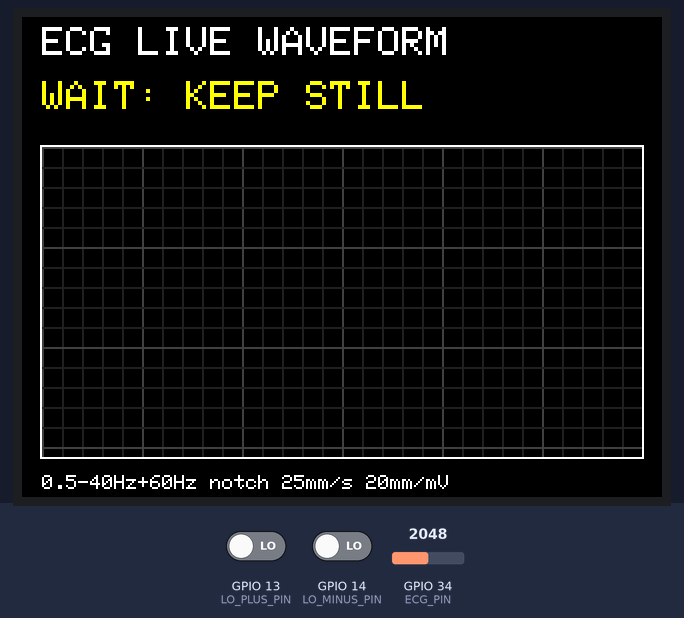
The sketch below on a simulated ESP32. Parts: 320×240 colour display. Inputs (shaded band) come from the test bench; at power-on: GPIO 13 (LO_PLUS_PIN) LOW, GPIO 14 (LO_MINUS_PIN) LOW, GPIO 34 (ECG_PIN) = 2048 (analog values on the 0–4095 scale). What the sketch prints to the serial monitor is not drawn.

Above: at 1.4 s.
1.5 s: GPIO 13 (LO_PLUS_PIN) driven HIGH
At 2.7 s:
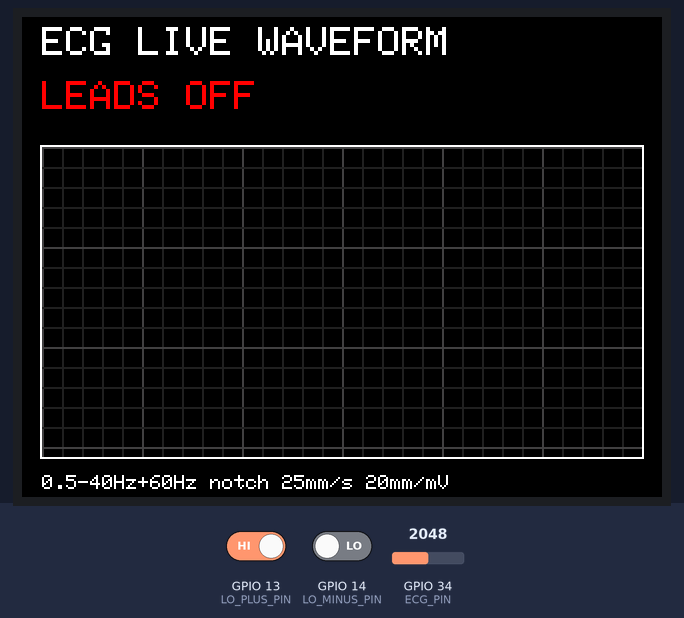
Timing chart, 0 to 4.5 s (numbered marks = the images above; inputs shaded):
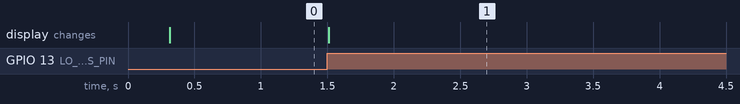

Measured:
- after the input at 1.5 s, the display: changes at once (image 1)

The sketch:

ECGSerial_v2.ino
```cpp
#include <SPI.h>
#include <Adafruit_GFX.h>
#include <Adafruit_ILI9341.h>
#include <atomic>
#include <math.h>

// 注意：結構要放在最前面。Arduino IDE 會自動在第一個函式前插入函式宣告，
// 若結構定義在那之後，就會出現「'OutSample' does not name a type」。
// 取樣端 → 輸出端傳遞的一筆 250 Hz 資料。
struct OutSample {
  uint32_t ms;
  uint16_t adc;
  uint8_t status;
};

// =====================================================================
// ESP32 + AD8232 心電：1 kHz 取樣 → 平均降頻 250 Hz → USB 輸出 + TFT 顯示
//
// 與上一版的差別：
//  1. 取樣改由獨立 FreeRTOS 工作（core 0）每 1 ms 執行，TFT 繪圖不會再拖慢或
//     打亂取樣時間。每 1 ms 連讀 ADC 4 次平均，再把 4 個 1 ms 結果平均成一筆
//     250 Hz 輸出（共 16 次讀值）。4 點平均在 250、500 Hz 有零點，能壓低
//     會「混疊」回 0–40 Hz 的高頻雜訊，也降低 ESP32 ADC 自身雜訊。
//  2. 只要 4 ms 內任何一次讀值碰到 0 或 4095，輸出就保留 0/4095，
//     網頁仍能標示「可能飽和」，不會被平均藏起來。
//  3. USB 格式完全不變：timestamp_ms,raw_adc,status，間隔固定 4 ms。
//  4. TFT 改畫「監護濾波」波形：0.5 Hz 高通 + 60 Hz notch + 40 Hz 低通，
//     換算成 mV，固定比例 25 mm/s、20 mm/mV（心電圖機的 ×2 增益檔）。
// =====================================================================

// ===== 螢幕接腳：沿用原本成功的接線 =====
constexpr int TFT_CS   = 27;
constexpr int TFT_DC   = 25;
constexpr int TFT_RST  = 26;
constexpr int TFT_SCK  = 18;
constexpr int TFT_MOSI = 23;

// ===== AD8232 接腳 =====
constexpr int ECG_PIN      = 34;
constexpr int LO_PLUS_PIN  = 13;
constexpr int LO_MINUS_PIN = 14;

Adafruit_ILI9341 tft(TFT_CS, TFT_DC, TFT_RST);

// ===== 取樣設定 =====
constexpr int ADC_BURST = 4;      // 每 1 ms 連讀次數
constexpr int DECIMATE  = 4;      // 每 4 個 1 ms 合成一筆 → 250 Hz
constexpr double OUTPUT_FS = 250.0;

// ===== 類比換算（請依你的模組修改）=====
// SparkFun 型 AD8232 模組總增益約 1100 倍（1 mV 心電 → 約 1.1 V）。
// 若在 AD8232 OUTPUT 與 GPIO34 之間加 1:2 分壓（例如 10k/10k），
// 把 DIVIDER_RATIO 改成 0.5；網頁的「增益」欄位也要填 550。
constexpr double AD8232_GAIN       = 1100.0;
constexpr double DIVIDER_RATIO     = 1.0;
constexpr double ADC_FULL_SCALE_MV = 3300.0;  // 近似值；ESP32 ADC 本身非線性
constexpr double COUNTS_PER_MV =
  AD8232_GAIN * DIVIDER_RATIO * 4095.0 / ADC_FULL_SCALE_MV;

// ===== 波形顯示區 =====
constexpr int GRAPH_LEFT   = 10;
constexpr int GRAPH_RIGHT  = 309;
constexpr int GRAPH_TOP    = 65;
constexpr int GRAPH_BOTTOM = 219;

// 每 5 筆（20 ms）畫一欄 → 50 欄/秒。把 2 px 當 1 mm：50 px/s = 25 mm/s。
// 20 mm/mV = 40 px/mV。0 mV 基線放在偏下方，可顯示約 −1.3 ~ +2.5 mV。
constexpr int SAMPLES_PER_COLUMN = 5;
constexpr double TFT_PX_PER_MV = 40.0;
constexpr int BASELINE_Y = GRAPH_BOTTOM - 54;
constexpr int GRID_STEP = 10;     // 10 px = 5 mm 大格（0.2 s / 0.25 mV）

constexpr uint16_t GRID_COLOR  = 0x2104;
constexpr uint16_t GRID_MAJOR  = 0x4208;

// 狀態代碼
constexpr int STATUS_OFF  = 0;
constexpr int STATUS_WAIT = 1;
constexpr int STATUS_RUN  = 2;

// ---------------------------------------------------------------------
// 二階 IIR（Direct Form I，double 精度）。係數與網頁 ecg-core.js、
// scipy.signal.butter(2, …) / iirnotch 相同。
// ---------------------------------------------------------------------
struct Biquad {
  double b0 = 1, b1 = 0, b2 = 0, a1 = 0, a2 = 0;
  double x1 = 0, x2 = 0, y1 = 0, y2 = 0;

  double process(double x) {
    double y = b0 * x + b1 * x1 + b2 * x2 - a1 * y1 - a2 * y2;
    x2 = x1; x1 = x;
    y2 = y1; y1 = y;
    return y;
  }

  // 以「輸入一直是 x」的穩態初始化，避免開頭出現假的大跳動。
  double prime(double x) {
    double dcGain = (b0 + b1 + b2) / (1.0 + a1 + a2);
    double y = x * dcGain;
    x1 = x2 = x;
    y1 = y2 = y;
    return y;
  }
};

Biquad makeLowpass(double fc, double fs) {
  const double w = 2.0 * M_PI * fc / fs, c = cos(w);
  const double alpha = sin(w) / (2.0 * M_SQRT1_2), a0 = 1.0 + alpha;
  Biquad f;
  f.b0 = (1.0 - c) / 2.0 / a0;
  f.b1 = (1.0 - c) / a0;
  f.b2 = f.b0;
  f.a1 = -2.0 * c / a0;
  f.a2 = (1.0 - alpha) / a0;
  return f;
}

Biquad makeHighpass(double fc, double fs) {
  const double w = 2.0 * M_PI * fc / fs, c = cos(w);
  const double alpha = sin(w) / (2.0 * M_SQRT1_2), a0 = 1.0 + alpha;
  Biquad f;
  f.b0 = (1.0 + c) / 2.0 / a0;
  f.b1 = -(1.0 + c) / a0;
  f.b2 = f.b0;
  f.a1 = -2.0 * c / a0;
  f.a2 = (1.0 - alpha) / a0;
  return f;
}

Biquad makeNotch(double f0, double q, double fs) {
  const double w = 2.0 * M_PI * f0 / fs, alpha = tan(w / (2.0 * q));
  Biquad f;
  f.b0 = 1.0 / (1.0 + alpha);
  f.b1 = -2.0 * cos(w) / (1.0 + alpha);
  f.b2 = f.b0;
  f.a1 = f.b1;
  f.a2 = (1.0 - alpha) / (1.0 + alpha);
  return f;
}

// 監護頻寬：0.5 Hz 高通（去基線漂移）→ 60 Hz notch → 40 Hz 低通（去肌電/殘餘雜訊）
struct MonitorFilter {
  Biquad hp = makeHighpass(0.5, OUTPUT_FS);
  Biquad notch = makeNotch(60.0, 30.0, OUTPUT_FS);
  Biquad lp = makeLowpass(40.0, OUTPUT_FS);
  bool primed = false;

  void reset() { primed = false; }

  double process(double x) {
    if (!primed) {
      lp.prime(notch.prime(hp.prime(x)));
      primed = true;
    }
    return lp.process(notch.process(hp.process(x)));
  }
};

MonitorFilter monitorFilter;

// ---------------------------------------------------------------------
// 取樣端（core 0）→ 輸出端（core 1）之間的單生產者/單消費者環形緩衝
// ---------------------------------------------------------------------
constexpr uint32_t RING_SIZE = 512;  // 2 的次方；約 2 秒緩衝
OutSample ring[RING_SIZE];
std::atomic<uint32_t> ringHead{0};
std::atomic<uint32_t> ringTail{0};
volatile uint32_t droppedSamples = 0;

bool ringPush(const OutSample& s) {
  uint32_t head = ringHead.load(std::memory_order_relaxed);
  if (head - ringTail.load(std::memory_order_acquire) >= RING_SIZE) {
    droppedSamples = droppedSamples + 1;
    return false;
  }
  ring[head & (RING_SIZE - 1)] = s;
  ringHead.store(head + 1, std::memory_order_release);
  return true;
}

bool ringPop(OutSample& s) {
  uint32_t tail = ringTail.load(std::memory_order_relaxed);
  if (tail == ringHead.load(std::memory_order_acquire)) {
    return false;
  }
  s = ring[tail & (RING_SIZE - 1)];
  ringTail.store(tail + 1, std::memory_order_release);
  return true;
}

// ---------------------------------------------------------------------
// 取樣端狀態（只在取樣工作中使用）
// ---------------------------------------------------------------------
int tickPhase = 0;
uint32_t accSum = 0;
bool accHigh = false;
bool accLow = false;
bool accOff = false;
bool contactActive = false;
uint32_t contactStartMs = 0;

// 每 1 ms 呼叫一次。nowMs 由 FreeRTOS tick 決定，輸出時間戳一定剛好相差 4 ms。
void samplerTick(uint32_t nowMs) {
  bool off =
    digitalRead(LO_PLUS_PIN) == HIGH ||
    digitalRead(LO_MINUS_PIN) == HIGH;

  if (off) {
    accOff = true;
  } else {
    for (int i = 0; i < ADC_BURST; i++) {
      int v = analogRead(ECG_PIN);
      accSum += (uint32_t)v;
      if (v >= 4095) accHigh = true;
      if (v <= 0) accLow = true;
    }
  }

  if (++tickPhase < DECIMATE) {
    return;
  }
  tickPhase = 0;

  OutSample s;
  s.ms = nowMs;

  if (accOff) {
    contactActive = false;
    s.adc = 0;
    s.status = STATUS_OFF;
  } else {
    if (!contactActive) {
      contactActive = true;
      contactStartMs = nowMs;
    }
    constexpr uint32_t N = ADC_BURST * DECIMATE;
    uint32_t avg = (accSum + N / 2) / N;
    if (accHigh) avg = 4095;       // 飽和要讓網頁看得到，不被平均掉
    else if (accLow) avg = 0;
    s.adc = (uint16_t)avg;
    // 重新接觸後等待 3 秒。
    s.status = (nowMs - contactStartMs < 3000) ? STATUS_WAIT : STATUS_RUN;
  }

  accSum = 0;
  accHigh = accLow = accOff = false;
  ringPush(s);
}

#if defined(ESP32)
#if configTICK_RATE_HZ != 1000
#error "This sketch expects FreeRTOS tick = 1 ms (Arduino-ESP32 default)."
#endif
void samplerTask(void*) {
  TickType_t lastWake = xTaskGetTickCount();
  for (;;) {
    vTaskDelayUntil(&lastWake, 1);
    samplerTick((uint32_t)lastWake);
  }
}
#endif

// ---------------------------------------------------------------------
// 輸出端狀態（loop() / core 1）
// ---------------------------------------------------------------------
int graphX = GRAPH_LEFT;
int previousY = 0;
bool previousPointValid = false;

int bucketCount = 0;
double bucketMin = 0;
double bucketMax = 0;

int displayedStatus = -1;
bool clipShown = false;
uint32_t lastClipMs = 0;
bool clipSeen = false;

void resetBucket() {
  bucketCount = 0;
  bucketMin = 1e9;
  bucketMax = -1e9;
}

// mV → 畫面 y。超出範圍就貼齊上下邊。
int mvToY(double mv) {
  int y = BASELINE_Y - (int)lround(mv * TFT_PX_PER_MV);
  return constrain(y, GRAPH_TOP, GRAPH_BOTTOM);
}

bool isMajorRow(int y) {
  return ((y - BASELINE_Y) % (GRID_STEP * 5)) == 0;
}

void drawGraphBackground() {
  tft.fillRect(
    GRAPH_LEFT, GRAPH_TOP,
    GRAPH_RIGHT - GRAPH_LEFT + 1,
    GRAPH_BOTTOM - GRAPH_TOP + 1,
    ILI9341_BLACK
  );

  for (int x = GRAPH_LEFT; x <= GRAPH_RIGHT; x += GRID_STEP) {
    bool major = ((x - GRAPH_LEFT) % (GRID_STEP * 5)) == 0;  // 1 秒
    tft.drawFastVLine(x, GRAPH_TOP, GRAPH_BOTTOM - GRAPH_TOP + 1,
                      major ? GRID_MAJOR : GRID_COLOR);
  }

  for (int y = BASELINE_Y; y >= GRAPH_TOP; y -= GRID_STEP) {
    tft.drawFastHLine(GRAPH_LEFT, y, GRAPH_RIGHT - GRAPH_LEFT + 1,
                      isMajorRow(y) ? GRID_MAJOR : GRID_COLOR);
  }
  for (int y = BASELINE_Y + GRID_STEP; y <= GRAPH_BOTTOM; y += GRID_STEP) {
    tft.drawFastHLine(GRAPH_LEFT, y, GRAPH_RIGHT - GRAPH_LEFT + 1,
                      isMajorRow(y) ? GRID_MAJOR : GRID_COLOR);
  }

  tft.drawRect(
    GRAPH_LEFT - 1, GRAPH_TOP - 1,
    GRAPH_RIGHT - GRAPH_LEFT + 3,
    GRAPH_BOTTOM - GRAPH_TOP + 3,
    ILI9341_WHITE
  );
}

// 擦除一欄舊波形，同時補回格線。
void clearColumn(int x) {
  if ((x - GRAPH_LEFT) % GRID_STEP == 0) {
    bool major = ((x - GRAPH_LEFT) % (GRID_STEP * 5)) == 0;
    tft.drawFastVLine(x, GRAPH_TOP, GRAPH_BOTTOM - GRAPH_TOP + 1,
                      major ? GRID_MAJOR : GRID_COLOR);
    return;
  }

  tft.drawFastVLine(x, GRAPH_TOP, GRAPH_BOTTOM - GRAPH_TOP + 1, ILI9341_BLACK);
  for (int y = BASELINE_Y; y >= GRAPH_TOP; y -= GRID_STEP) {
    tft.drawPixel(x, y, isMajorRow(y) ? GRID_MAJOR : GRID_COLOR);
  }
  for (int y = BASELINE_Y + GRID_STEP; y <= GRAPH_BOTTOM; y += GRID_STEP) {
    tft.drawPixel(x, y, isMajorRow(y) ? GRID_MAJOR : GRID_COLOR);
  }
}

void showStatus(int status) {
  if (status == displayedStatus) {
    return;
  }

  displayedStatus = status;
  clipShown = false;

  tft.fillRect(0, 27, 320, 29, ILI9341_BLACK);
  tft.setCursor(10, 32);
  tft.setTextSize(2);

  if (status == STATUS_OFF) {
    tft.setTextColor(ILI9341_RED);
    tft.print("LEADS OFF");
  } else if (status == STATUS_WAIT) {
    tft.setTextColor(ILI9341_YELLOW);
    tft.print("WAIT: KEEP STILL");
  } else {
    tft.setTextColor(ILI9341_GREEN);
    tft.print("CONTACT OK");
  }
}

// 最近 2 秒內有 ADC 撞到 0/4095 時，在右上角顯示 CLIP。
void showClip(bool clipping) {
  if (clipping == clipShown) {
    return;
  }
  clipShown = clipping;
  tft.fillRect(230, 27, 90, 29, ILI9341_BLACK);
  if (clipping) {
    tft.setCursor(240, 32);
    tft.setTextSize(2);
    tft.setTextColor(ILI9341_RED);
    tft.print("CLIP!");
  }
}

void drawWaveColumn(double lastMv) {
  clearColumn(graphX);

  int lastY = mvToY(lastMv);
  int topY = mvToY(bucketMax);
  int bottomY = mvToY(bucketMin);

  if (previousPointValid && graphX > GRAPH_LEFT) {
    tft.drawLine(graphX - 1, previousY, graphX, lastY, ILI9341_GREEN);
  }

  tft.drawFastVLine(graphX, topY, bottomY - topY + 1, ILI9341_GREEN);

  previousY = lastY;
  previousPointValid = true;

  graphX++;

  if (graphX > GRAPH_RIGHT) {
    graphX = GRAPH_LEFT;
    previousPointValid = false;
  }
}

// CSV: timestamp_ms,raw_adc,status (0=off, 1=settling, 2=ready).
// Skip a complete record if USB TX is full; never block TFT waiting for a host.
void sendSample(uint32_t timestampMs, int rawValue, int status) {
  char line[40];
  int length = snprintf(line, sizeof(line), "%lu,%d,%d\n",
                        (unsigned long)timestampMs, rawValue, status);
  if (length > 0 && length < (int)sizeof(line) &&
      Serial.availableForWrite() >= length) {
    Serial.write((const uint8_t*)line, length);
  }
}

void handleOutput(const OutSample& s) {
  sendSample(s.ms, s.adc, s.status);

  if (s.status == STATUS_OFF) {
    monitorFilter.reset();
    previousPointValid = false;
    resetBucket();
    showStatus(STATUS_OFF);
    return;
  }

  if (s.adc == 0 || s.adc == 4095) {
    lastClipMs = s.ms;
    clipSeen = true;
  }

  // 等待期間濾波器照樣運作（暖機），但不畫圖。
  double mv = monitorFilter.process((double)s.adc) / COUNTS_PER_MV;

  if (s.status == STATUS_WAIT) {
    previousPointValid = false;
    resetBucket();
    showStatus(STATUS_WAIT);
    return;
  }

  showStatus(STATUS_RUN);
  showClip(clipSeen && (s.ms - lastClipMs) < 2000);

  if (mv < bucketMin) bucketMin = mv;
  if (mv > bucketMax) bucketMax = mv;
  bucketCount++;

  if (bucketCount >= SAMPLES_PER_COLUMN) {
    drawWaveColumn(mv);
    resetBucket();
  }
}

void setup() {
  Serial.begin(115200); // Do not wait for USB; standalone TFT must still work.
  pinMode(LO_PLUS_PIN, INPUT);
  pinMode(LO_MINUS_PIN, INPUT);
  pinMode(ECG_PIN, INPUT);

  analogReadResolution(12);
  analogSetPinAttenuation(ECG_PIN, ADC_11db);

  SPI.begin(TFT_SCK, -1, TFT_MOSI, TFT_CS);

  tft.begin(10000000);
  tft.setRotation(1);
  tft.setTextWrap(false);
  tft.fillScreen(ILI9341_BLACK);

  tft.setTextColor(ILI9341_WHITE);
  tft.setTextSize(2);
  tft.setCursor(10, 5);
  tft.print("ECG LIVE WAVEFORM");

  resetBucket();
  drawGraphBackground();

  tft.setTextSize(1);
  tft.setTextColor(ILI9341_WHITE);
  tft.setCursor(10, 229);
  tft.print("0.5-40Hz+60Hz notch 25mm/s 20mm/mV");

  showStatus(STATUS_OFF);

#if defined(ESP32)
  // 取樣放在 core 0，Arduino loop()（繪圖、USB）在 core 1。
  xTaskCreatePinnedToCore(samplerTask, "ecg-sampler", 4096, nullptr,
                          5, nullptr, 0);
#endif
}

void loop() {
  OutSample s;
  int handled = 0;
  while (handled < 32 && ringPop(s)) {
    handleOutput(s);
    handled++;
  }
}
```
